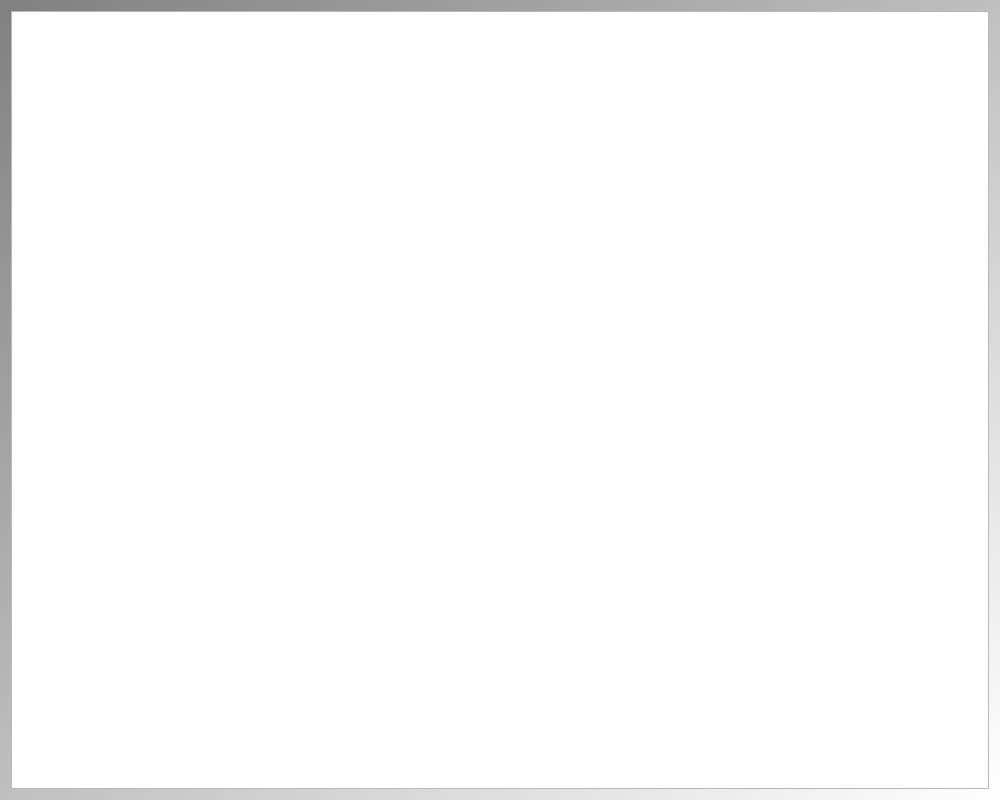
<?xml version="1.0" encoding="UTF-8"?>
<ui version="4.0">
 <class>QtTestQtArrowItemsCompareDialog</class>
 <widget class="QDialog" name="QtTestQtArrowItemsCompareDialog">
  <property name="windowModality">
   <enum>Qt::ApplicationModal</enum>
  </property>
  <property name="geometry">
   <rect>
    <x>0</x>
    <y>0</y>
    <width>1000</width>
    <height>800</height>
   </rect>
  </property>
  <property name="sizePolicy">
   <sizepolicy hsizetype="Maximum" vsizetype="Maximum">
    <horstretch>0</horstretch>
    <verstretch>0</verstretch>
   </sizepolicy>
  </property>
  <property name="minimumSize">
   <size>
    <width>1000</width>
    <height>800</height>
   </size>
  </property>
  <property name="windowTitle">
   <string>Compare</string>
  </property>
  <property name="windowIcon">
   <iconset resource="ToolTestQtArrowItems.qrc">
    <normaloff>:/images/R.png</normaloff>:/images/R.png</iconset>
  </property>
  <property name="styleSheet">
   <string notr="true">QDialog { 
background-color: qlineargradient(x1: 0, y1: 0, x2: 1, y2: 1, stop: 0  #808080, stop: 1 #ffffff);
}

QPushButton { font: 18 px, &quot;monospace&quot; }
QTabWidget { font: 12 px, &quot;monospace&quot; }
QLabel { font: 12px, &quot;monospace&quot; }
QComboBox { font: 12px, &quot;monospace&quot; }
QPlainTextEdit { font: 10px, &quot;monospace&quot; }
</string>
  </property>
  <layout class="QGridLayout" name="gridLayout_2">
   <item row="0" column="0">
    <widget class="ribi::QtKeyboardFriendlyGraphicsView" name="view"/>
   </item>
  </layout>
 </widget>
 <layoutdefault spacing="6" margin="11"/>
 <customwidgets>
  <customwidget>
   <class>ribi::QtKeyboardFriendlyGraphicsView</class>
   <extends>QGraphicsView</extends>
   <header>qtkeyboardfriendlygraphicsview.h</header>
  </customwidget>
 </customwidgets>
 <resources>
  <include location="ToolTestQtArrowItems.qrc"/>
 </resources>
 <connections/>
</ui>
